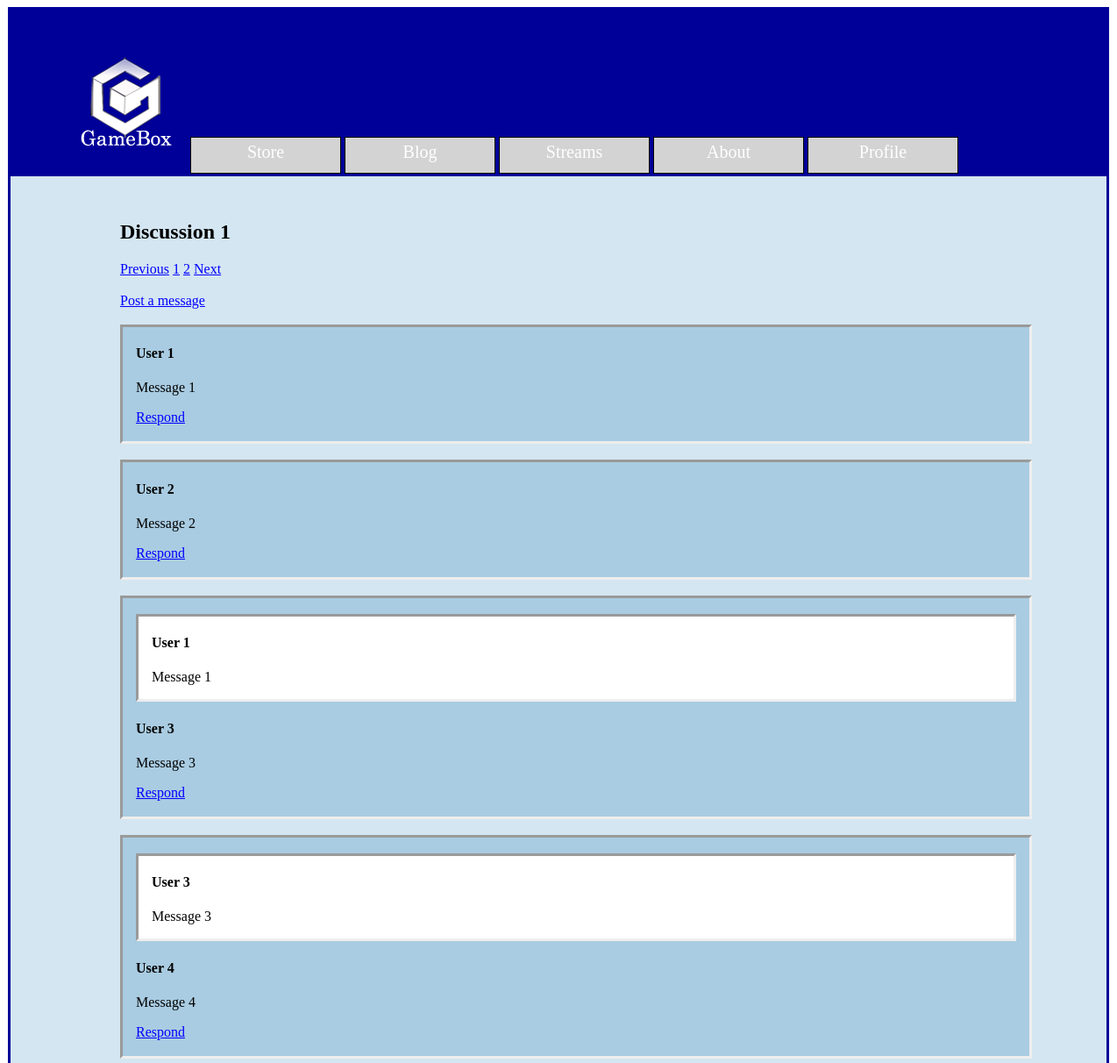
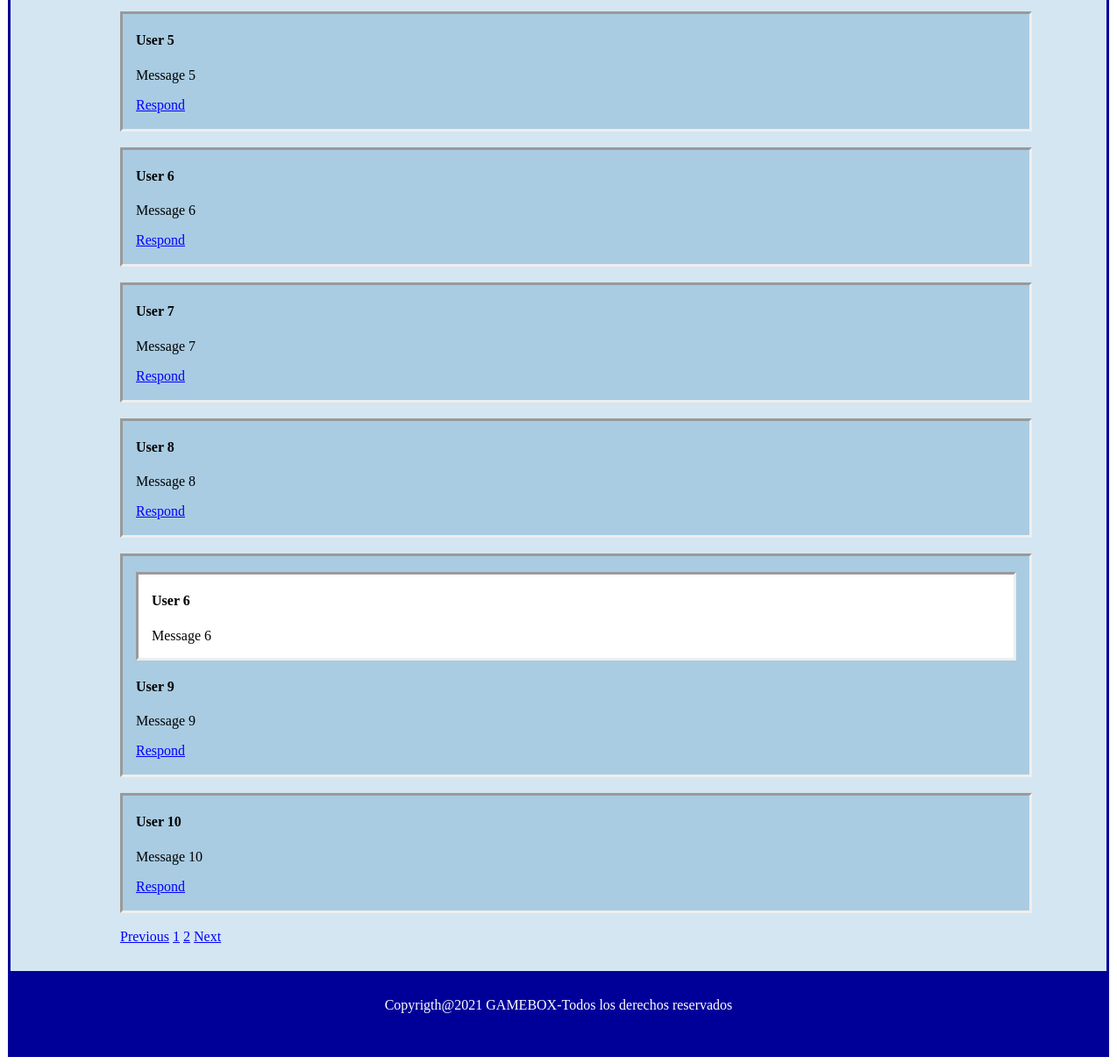
Page /forum/discussion.php?id=1&page=1 (signed in) on the committed database (2 pictures, top to bottom).
### tables this page shows
CREATE TABLE `discussion`  (
  `id` int NOT NULL AUTO_INCREMENT,
  `name` varchar(50) NOT NULL,
  `_user` varchar(50) NOT NULL,
  `lastTime` datetime NOT NULL,
  `type` int NOT NULL,
  `active` tinyint(1) NULL DEFAULT NULL,
  PRIMARY KEY (`id`) USING BTREE
);

CREATE TABLE `message`  (
  `id` int NOT NULL,
  `discussion` int NOT NULL,
  `responding` int NOT NULL,
  `_user` varchar(50) NOT NULL,
  `content` varchar(500) NOT NULL,
  PRIMARY KEY (`id`, `discussion`) USING BTREE
);

### forum/discussion.php (called while the page is built, shortened)
<?php
require_once(PROJECT_ROOT . "/includes/templates/discussionTemplate.php");
$messagesPerPage = 10;
$action = "/GameBox/forum/discussion.php?id=" . $_GET["id"];
$content = getDiscussionHTML($_GET["id"], $messagesPerPage, $action);
require_once(PROJECT_ROOT . "/includes/templates/mainTemplate.php");
?>

### includes/DAOs/DAO.php (called while the page is built, shortened)
<?php
abstract class DAO {
    protected $mysqli;
    protected function __construct() {
        $this->mysqli = Database::connection();
    }
    protected function query($query) {
        $result = $this->mysqli->query($query)
            or die($this->mysqli->error . " in the line " . (__LINE__ - 1));
        return $result;
    }
}

### includes/Database.php (called while the page is built, shortened)
<?php
class Database {
    private static $data = null;
    private static $conn = null;
    public static function init($data) {
        if (Database::$data == null) {
            Database::$data = $data;
        }
    }
    public static function connection() {
        if (Database::$data != null && Database::$conn == null) {
            Database::$conn = new \mysqli(Database::$data["hostname"], Database::$data["username"], Database::$data["password"], Database::$data["database"]);
        }
        return Database::$conn;
    }
}
?>

### includes/DAOs/DAODiscussion.php (called while the page is built, shortened)
<?php
require_once("DAO.php");
require_once(PROJECT_ROOT . "/includes/DTOs/DTODiscussion.php");
class DAODiscussion extends DAO {
    public function getDiscussion($id) {
        $query = <<<EOS
            SELECT *
            FROM discussion
            WHERE id = $id AND active = 1
        EOS;
        $row = $this->query($query)->fetch_assoc();
        return new DTODiscussion($row["name"], $row["_user"], $row["lastTime"], $row["type"], $row["id"]);
    }
}

### includes/DAOs/DAOMessage.php (called while the page is built, shortened)
<?php
require_once("DAO.php");
require_once(PROJECT_ROOT . "/includes/DTOs/DTODiscussion.php");
class DAOMessage extends DAO {
    public function getMessage($id, $discussion) {
        $query = <<<EOS
            SELECT *
            FROM message
            WHERE id = $id AND discussion = $discussion
EOS;
        $row = $this->query($query)->fetch_assoc();
        return new DTOMessage($row["discussion"], $row["responding"], $row["_user"], $row["content"], $row["id"]);
    }
    public function getMessages($discussion, $first, $last) {
        $query = "
            SELECT *
            FROM message
            WHERE discussion = " . $discussion . "
            ORDER BY id ASC
            LIMIT " . ($last - $first + 1) . " OFFSET " . ($first - 1);
        $result = $this->query($query);
        $messages = array();
        while ($row = $result->fetch_assoc()) {
            $messages[] = new DTOMessage($row["discussion"], $row["responding"], $row["_user"], $row["content"], $row["id"]);
        }
        return $messages;
    }
    public function getNumberOfMessages($discussion) {
        $query = <<<EOS
            SELECT COUNT(*) AS numberOfMessages
            FROM message
            WHERE discussion = $discussion
        EOS;
        return $this->query($query)->fetch_assoc()["numberOfMessages"];
    }
}

### includes/DTOs/DTODiscussion.php (called while the page is built, shortened)
<?php
class DTODiscussion {
    private $name;
    public function __construct($name, $user, $lastTime, $type, $id = null) {
        $this->name = $name;
    }
    public function getName() {
        return $this->name;
    }
}

### includes/DTOs/DTOMessage.php (called while the page is built, shortened)
<?php
class DTOMessage {
    private $id;
    private $discussion;
    private $responding;
    private $user;
    private $content;
    public function __construct($discussion, $responding, $user, $content, $id = null) {
        $this->id = $id;
        $this->discussion = $discussion;
        $this->responding = $responding;
        $this->user = $user;
        $this->content = $content;
    }
    public function getId() {
        return $this->id;
    }
    public function getDiscussion() {
        return $this->discussion;
    }
    public function getResponding() {
        return $this->responding;
    }
    public function getUser() {
        return $this->user;
    }
    public function getContent() {
        return $this->content;
    }
}

### includes/templates/discussionTemplate.php (the view, shortened to what this page needs)
<?php
require_once(PROJECT_ROOT . "/includes/DAOs/DAODiscussion.php");
require_once(PROJECT_ROOT . "/includes/DAOs/DAOMessage.php");
require_once(PROJECT_ROOT . "/includes/DTOs/DTODiscussion.php");
require_once(PROJECT_ROOT . "/includes/DTOs/DTOMessage.php");
function getMessageHTML($message, $type, $action) {
    $page = $_GET["page"];
    $htmlResponded = null;
    if ($type == "normal" && $message->getResponding() > 0) {
        $daoMessage = new DAOMessage();
        $responded = $daoMessage->getMessage($message->getResponding(), $message->getDiscussion());
        $htmlResponded = <<<EOS
            <br>
            <article class="message responded">
                <h4>{$responded->getUser()}</h4>
                <p>{$responded->getContent()}</p>
            </article>
        EOS;
    }
    $respondLink = null;
    if ($type == "normal") {
        if (isset($_SESSION["loggedin"])) {
            $respondLink = <<<EOS
                <a href="$action&page=$page&responding={$message->getId()}">Respond</a><br><br>
            EOS;
        } else {
            $respondLink = <<<EOS
                <a href="/GameBox/login/login.php">Respond</a><br><br>
            EOS;
        }
    }
    return <<<EOS
        <article class="message $type">
            $htmlResponded
            <h4>{$message->getUser()}</h4>
            <p>{$message->getContent()}</p>
            $respondLink
        </article>
    EOS;
}
function getNavigatorHTML($id, $messagesPerPage, $action) {
    $page = $_GET["page"];
    $daoMessage = new DAOMessage();
    $nMessages = $daoMessage->getNumberOfMessages($id);
    $nPages = $nMessages == 0 ? 1 : intval(ceil($daoMessage->getNumberOfMessages($id) / $messagesPerPage));
    $previousPage = $page == 1 ? 1 : $page - 1;
    $nextPage = $page == $nPages ? $nPages : $page + 1;
    $htmlNavigator = <<<EOS
        <a href="$action&page=$previousPage">Previous</a>
    EOS;
    for ($i = 1; $i <= $nPages; $i++) {
        $htmlNavigator .= <<<EOS
            <a href="$action&page=$i">$i</a>
        EOS;
    }
    $htmlNavigator .= <<<EOS
        <a href="$action&page=$nextPage">Next</a>
    EOS;
    return $htmlNavigator;
}
function getDiscussionHTML($id, $messagesPerPage, $action) {
    $page = $_GET["page"];
    $daoDiscussion = new DAODiscussion();
    $daoMessage = new DAOMessage();
    $discussion = $daoDiscussion->getDiscussion($id);
    $firstMessage = ($page - 1) * $messagesPerPage + 1;
    $lastMessage = $firstMessage + $messagesPerPage - 1;
    $messages = $daoMessage->getMessages($id, $firstMessage, $lastMessage);
    $discussionHTML = "<section type=\"discussion\">";
    $discussionHTML .= <<<EOS
        <h2>{$discussion->getName()}</h2>
    EOS;
    $discussionHTML .= getNavigatorHTML($id, $messagesPerPage, $action);
    if (isset($_SESSION["loggedin"])) {
        $discussionHTML .= <<<EOS
            <br><br><a href="$action&page=$page&responding=0">Post a message</a><br><br>
        EOS;
    } else {
        $discussionHTML .= <<<EOS
            <br><br><a href="/GameBox/login/login.php">Post a message</a><br><br>
        EOS;
    }
    foreach ($messages as $message) {
        $discussionHTML .= getMessageHTML($message, "normal", $action) . "<br>";
    }
    $discussionHTML .= getNavigatorHTML($id, $messagesPerPage, $action);
    $discussionHTML .= "</section>";
    return $discussionHTML;
}

### style.css (style rules this page uses)
#discussion .message { border-style: inset; padding-left: 15px; padding-right: 15px; }
#discussion .normal { background-color: #a9cce2; }
#discussion .responded { background-color: white; }
#discussion p { overflow-wrap: break-word; }
#discussion a, #discussion a:link, #discussion a:visited, #discussion a:hover, #discussion a:active { color: blue; }

### rows in the picture
discussion: name "Discussion 1"
message: _user "User 1", content "Message 1"
message: _user "User 2", content "Message 2"
message: message._user "User 1", message.content "Message 1", _user "User 3", content "Message 3"
message: message._user "User 3", message.content "Message 3", _user "User 4", content "Message 4"
message: _user "User 5", content "Message 5"
message: _user "User 6", content "Message 6"
message: _user "User 7", content "Message 7"
message: _user "User 8", content "Message 8"
message: message._user "User 6", message.content "Message 6", _user "User 9", content "Message 9"
message: _user "User 10", content "Message 10"
